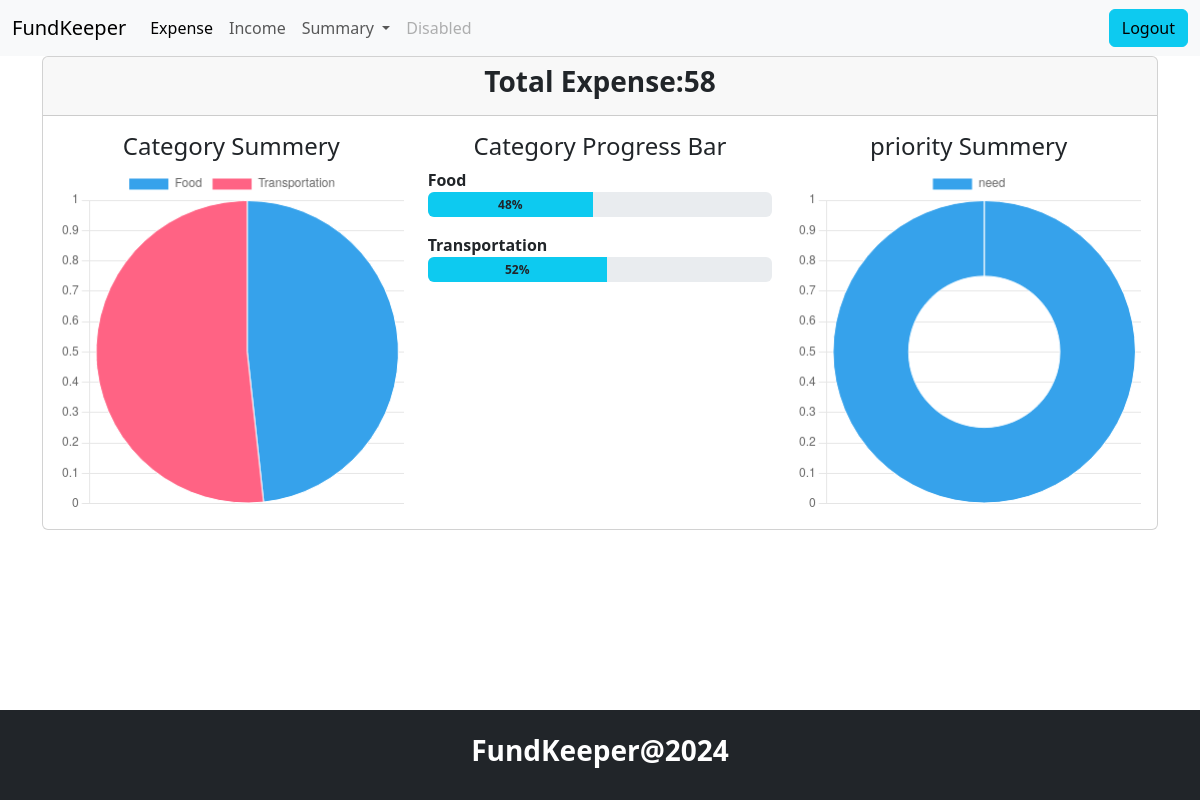
/expense/summary/ (signed in), run on the app's committed database.
### budget/models.py (models this page shows, shortened)
class Expense(models.Model):
    title=models.CharField(max_length=200)
    amount=models.PositiveIntegerField()
    expense_categories = (
        ("Housing", "Housing"),
        ("Transportation", "Transportation"),
        ("Food", "Food"),
        ("Health", "Health"),
        ("Entertainment", "Entertainment"),
        ("DebtPayments", "Debt Payments"),
        ("PersonalCare", "Personal Care"),
        ("Education", "Education"),
        ("Savings", "Savings"),
        ("Miscellaneous", "Miscellaneous")
    )
    category=models.CharField(max_length=200,choices=expense_categories,default="Miscellaneous")
    user_object=models.ForeignKey(User,on_delete=models.CASCADE)
    created_date=models.DateTimeField(auto_now_add=True)
    priority_options=(
        ("need","need"),
        ("want","want")
    )
    priority=models.CharField(max_length=200,choices=priority_options,default="need")

### budget/views.py (the view)
# urls.py: path('expense/summary/',views.ExpenseSummaryView.as_view(),name='expense-summary'),
class ExpenseSummaryView(View):
    def get(self,request,*args, **kwargs):
        current_month=timezone.now().month
        current_year=timezone.now().year
        expense_list=Expense.objects.filter(created_date__month=current_month,created_date__year=current_year,user_object=request.user)
        expense_total=expense_list.values("amount").aggregate(total=Sum("amount"))
        print(expense_total)
        category_summary=expense_list.values("category").annotate(total=Sum("amount"))
        print(category_summary)
        priority_summary=expense_list.values("priority").annotate(total=Sum("amount"))
        print(priority_summary)
        data={
            "expense_total":expense_total,
            "category_summary":category_summary,
            "priority_summary":priority_summary
        }
        return render(request,"expense_summary.html",data)

### budget/templatetags/custom_filters.py (called while the page is built)
@register.filter
def percentage(value,total):
    return 0 if total==0 else round((value/total)*100)

### budget/templates/expense_summary.html (shortened to what this page needs)
{% extends "base.html" %}
{% block main_block %}
{% load custom_filters%}
<div class="container">
    <div class="card">
        <div class="card-header">
            <h3 class="fw-bold text-center">Total Expense:{{expense_total.total}}</h3>
        </div>
        <div class="card-body">
            <div class="row">
                <div class="col-4">
                    <h4 class="text-center">Category Summery</h4>
                    <canvas id="myChart"></canvas>
                </div>
                <div class="col-4 fw-bold">
                  <h4 class="text-center">Category Progress Bar</h4>
                  {%for cs in category_summary%}
                  <label for="">{{cs.category}}</label>
                  <div class="progress mb-3" role="progressbar" aria-label="Info example " aria-valuenow="50" aria-valuemin="0" aria-valuemax="100" style="height: 25px">
                    <div class="progress-bar bg-info text-dark" style="width:{{cs.total|percentage:expense_total.total}}%">{{cs.total|percentage:expense_total.total}}%</div>
                  </div>
                  {%endfor%}
                </div>
                <div class="col-4 fw-bold text-center">
                  <h4 class="text-center">priority Summery</h4>
                  <canvas id="prioritychart"></canvas>
                </div>
            </div>
        </div>
    </div>
</div>
{% endblock %}
{%block script_block%}
<script>
  const ctx = document.getElementById('myChart');
  new Chart(ctx, {
    type: 'pie',
    data: {
      labels: [{%for cs in category_summary%}"{{cs.category}}",{%endfor%}],
      datasets: [{
        label: '# of Votes',
        data: [{%for cs in category_summary%}"{{cs.total}}",{%endfor%}],
        borderWidth: 1
      }]
    },
    options: {
      scales: {
        y: {
          beginAtZero: true
        }
      }
    }
  });
</script>
<script>
  const ctx1 = document.getElementById('prioritychart');
  new Chart(ctx1, {
    type: 'doughnut',
    data: {
      labels: [{%for ps in priority_summary%}"{{ps.priority}}",{%endfor%}],
      datasets: [{
        label: '# of Votes',
        data: [{%for ps in priority_summary%}"{{ps.total}}",{%endfor%}],
        borderWidth: 1
      }]
    },
    options: {
      scales: {
        y: {
          beginAtZero: true
        }
      }
    }
  });
</script>
{%endblock%}

### data on the page
Expense: category "Food", total|percentage "48"
Expense: category "Transportation", total|percentage "52"

### other printed values
{{ expense_total.total }} "58"
chart data {{ cs.category }} Food, Transportation
chart data {{ cs.total }} 28, 30
chart data {{ ps.priority }} need
